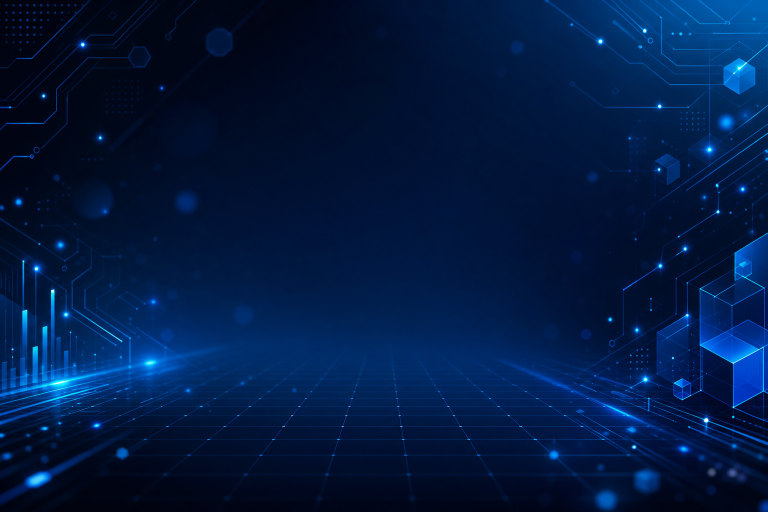
#> input picture src/assets/img/schedule-hero.png, 1536 x 1024 px (shown at 1/2 size)
$ python make_khaigiang_poster.py
#> lines starting #> are read from the running program, lines starting #| are printed output that depends on the picture
"""Generate a promo poster for the Aug/Sep/Oct 2026 cohorts (crisp text via PIL)."""
import os
from PIL import Image, ImageDraw, ImageFont, ImageChops

ROOT = os.path.dirname(os.path.dirname(os.path.abspath(__file__)))
IMG = os.path.join(ROOT, "src", "assets", "img")
OUT = "/tmp/khai-giang-thang-8-9-10.png"

W, H = 1080, 1840
ORANGE = (255, 138, 51)
WHITE = (255, 255, 255)
SUB = (200, 214, 236)
MUTED = (150, 168, 196)
FB = "/System/Library/Fonts/Supplemental/Arial Bold.ttf"
FR = "/System/Library/Fonts/Supplemental/Arial.ttf"


def font(p, s):
    return ImageFont.truetype(p, s)


def rrect(size, r, fill):
    im = Image.new("RGBA", size, (0, 0, 0, 0))
    ImageDraw.Draw(im).rounded_rectangle([0, 0, size[0] - 1, size[1] - 1], radius=r, fill=fill)
    return im


MONTHS = [
    ("THÁNG 7 · 2026", [
        ("14/07", "DSA Level 1", "Thứ 3 & Thứ 7 · 20:00–22:00"),
        ("18/07", "CS Fundamentals", "Thứ 7 · 16:00–18:00"),
        ("18/07", "Crash Course: Redis", "Thứ 7 · 20:00–22:00"),
        ("26/07", "DSA Level 2", "Thứ 4 & CN · 20:00–22:00"),
    ]),
    ("THÁNG 8 · 2026", [
        ("16/08", "System Design Interview L2", "Chủ nhật · 10:00–11:59"),
        ("23/08", "Behavioral Interview", "T2 tối & T7 chiều"),
        ("31/08", "ML / Agentic AI", "Tối T2 & T5 · 20:30–22:00"),
    ]),
    ("THÁNG 9 · 2026", [
        ("05/09", "DSA Level 3", "Thứ 7 · 14:00–16:00"),
        ("20/09", "System Design Interview L1", "Chủ nhật · 08:00–10:00"),
    ]),
    ("THÁNG 10 · 2026", [
        ("13/10", "DSA Level 1", "Thứ 3 & Thứ 7 · 20:00–22:00"),
        ("24/10", "Backend Golang L1", "Thứ 7 · 08:00–10:00"),
        ("25/10", "DSA Level 2", "Thứ 4 & CN · 20:00–22:00"),
    ]),
    ("THÁNG 1 · 2027", [
        ("03/01", "System Design Interview L1", "Chủ nhật · 08:00–10:00"),
        ("09/01", "Behavioral Interview", "T2 tối & T7 chiều"),
    ]),
    ("THÁNG 2 · 2027", [
        ("14/02", "System Design Interview L2", "Chủ nhật · 10:00–11:59"),
    ]),
]


def main():
    # background: hero banner cover-fit + dark scrim
    bg = Image.open(os.path.join(IMG, "schedule-hero.png")).convert("RGB")
#> bg is the input picture: PIL image 1536x1024 RGB; mean R, G, B 0.6, 25.7, 66.2
    scale = max(W / bg.width, H / bg.height)
#> scale = 1.8
    bg = bg.resize((int(bg.width * scale), int(bg.height * scale)))
#> bg: PIL image 2760x1840 RGB
    x = (bg.width - W) // 2
#> x = 840
    y = (bg.height - H) // 2
#> y = 0
    img = bg.crop((x, y, x + W, y + H)).convert("RGBA")
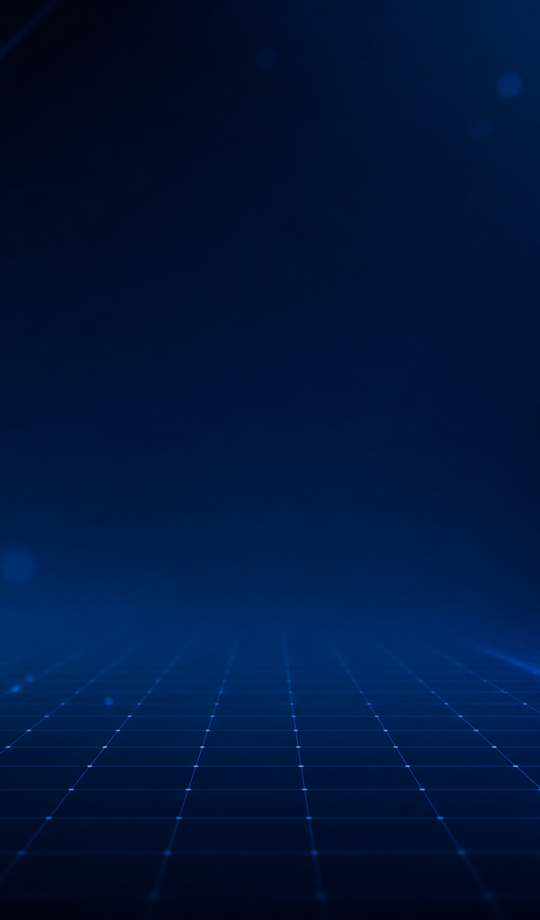
#> img: PIL image 1080x1840 RGBA (shown at 1/2 size); mean R, G, B, A 0.4, 21.9, 60, 255
    scrim = Image.new("RGBA", (W, H), (8, 16, 36, 205))
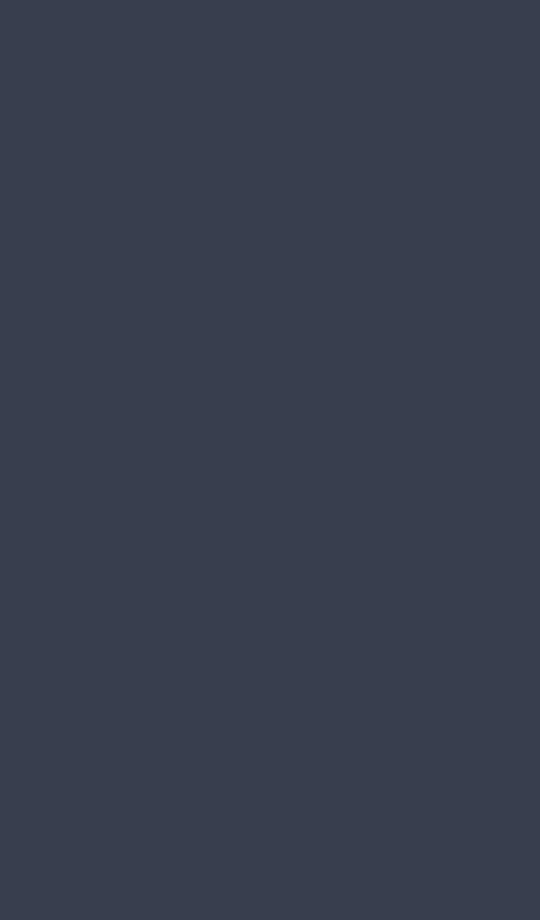
#> scrim: PIL image 1080x1840 RGBA (shown at 1/2 size); mean R, G, B, A 8, 16, 36, 205; transparent parts drawn white
    img = Image.alpha_composite(img, scrim)
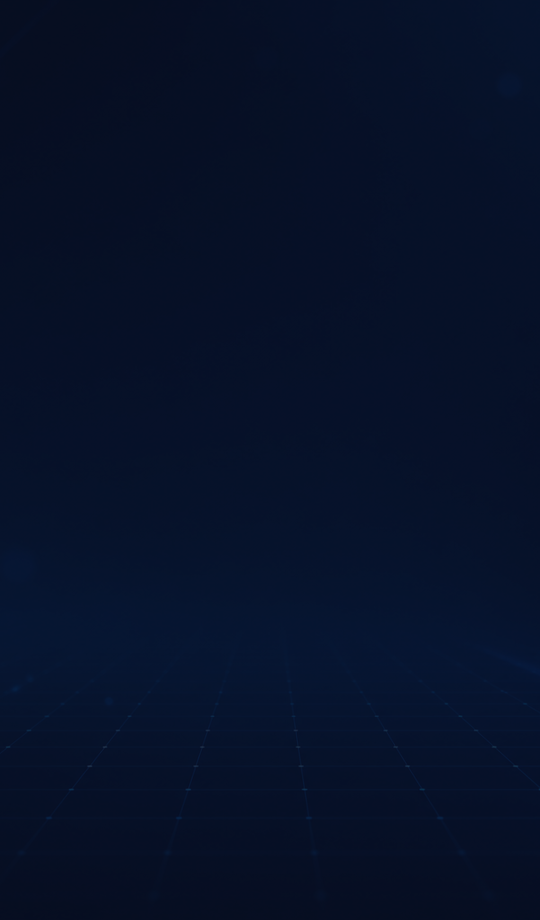
#> img: PIL image 1080x1840 RGBA (shown at 1/2 size); mean R, G, B, A 6.4, 17.2, 40.7, 255
    d = ImageDraw.Draw(img)
    d.rectangle([0, 0, W, 8], fill=ORANGE)
    PAD = 64

    # logo chip
#> (the run stopped early here; a loop or call above may not have finished)
